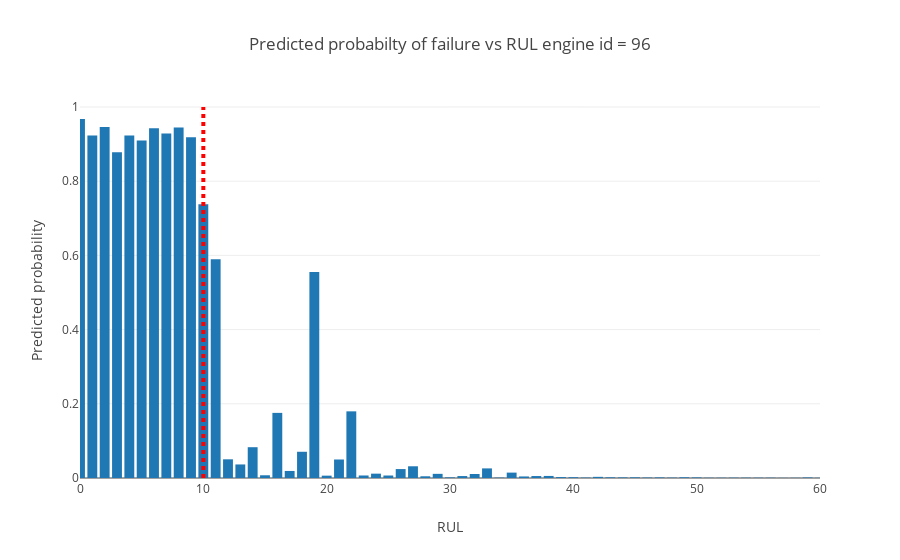

The cell this chart's notebook holds for it:
### Markdown cell above
Next, we graph the predicted probability of failure given by the model versus the actual remaining useful life, for one of the engines. The model outputs reasonable probabilities on most occasions. Its confidence grows as the failure time approaches.

### Code cell
plot_prob_RUL(model, df_train_proc2, engine=96)

### Figure 1 — Plotly figure (JSON) as saved in the notebook; plotly's stock layout.template omitted (floating-point values rounded to 4 significant figures; data arrays with more than 128 entries replaced by an {"elided": "..."} marker saying what was removed)
{"data": [{"name": "Enigne 96", "type": "bar", "x": {"elided": "336 int values"}, "y": {"elided": "336 float values"}}], "layout": {"autosize": true, "shapes": [{"line": {"color": "red", "dash": "dot", "width": 4}, "type": "line", "x0": 10, "x1": 10, "y0": 0, "y1": 1}], "title": {"text": "Predicted probabilty of failure vs RUL engine id = 96"}, "xaxis": {"range": [0, 60], "title": {"text": "RUL"}, "type": "linear"}, "yaxis": {"autorange": true, "range": [-0.007604, 1.019], "title": {"text": "Predicted probability"}, "type": "linear"}}}
